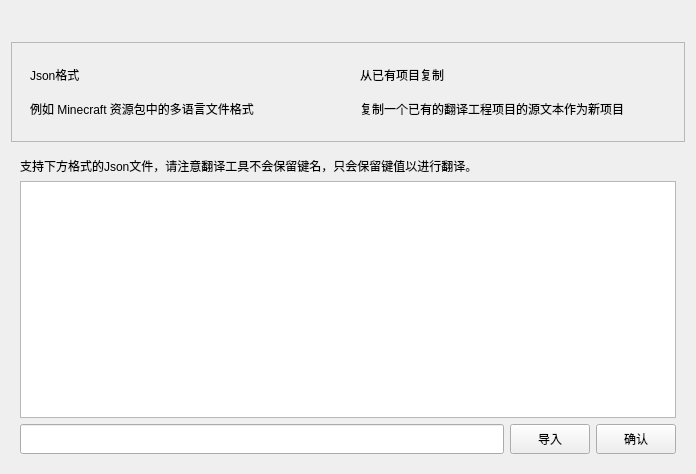
<?xml version="1.0" encoding="UTF-8"?>
<ui version="4.0">
 <class>Form</class>
 <widget class="QWidget" name="Form">
  <property name="geometry">
   <rect>
    <x>0</x>
    <y>0</y>
    <width>696</width>
    <height>474</height>
   </rect>
  </property>
  <property name="windowTitle">
   <string>Form</string>
  </property>
  <layout class="QVBoxLayout" name="verticalLayout">
   <property name="topMargin">
    <number>42</number>
   </property>
   <item>
    <widget class="SmoothScrollArea" name="SmoothScrollArea">
     <property name="minimumSize">
      <size>
       <width>0</width>
       <height>100</height>
      </size>
     </property>
     <property name="maximumSize">
      <size>
       <width>16777215</width>
       <height>100</height>
      </size>
     </property>
     <property name="widgetResizable">
      <bool>true</bool>
     </property>
     <widget class="QWidget" name="scrollAreaWidgetContents">
      <property name="geometry">
       <rect>
        <x>0</x>
        <y>0</y>
        <width>676</width>
        <height>98</height>
       </rect>
      </property>
      <layout class="QVBoxLayout" name="verticalLayout_4">
       <item>
        <layout class="QHBoxLayout" name="horizontalLayout">
         <item>
          <widget class="SimpleCardWidget" name="SimpleCardWidget_Json">
           <layout class="QVBoxLayout" name="verticalLayout_2">
            <item>
             <widget class="SubtitleLabel" name="SubtitleLabel">
              <property name="text">
               <string>Json格式</string>
              </property>
             </widget>
            </item>
            <item>
             <widget class="BodyLabel" name="BodyLabel">
              <property name="text">
               <string>例如 Minecraft 资源包中的多语言文件格式</string>
              </property>
             </widget>
            </item>
           </layout>
          </widget>
         </item>
         <item>
          <widget class="SimpleCardWidget" name="SimpleCardWidget_Copy">
           <layout class="QVBoxLayout" name="verticalLayout_3">
            <item>
             <widget class="SubtitleLabel" name="SubtitleLabel_2">
              <property name="text">
               <string>从已有项目复制</string>
              </property>
             </widget>
            </item>
            <item>
             <widget class="BodyLabel" name="BodyLabel_2">
              <property name="text">
               <string>复制一个已有的翻译工程项目的源文本作为新项目</string>
              </property>
             </widget>
            </item>
           </layout>
          </widget>
         </item>
        </layout>
       </item>
      </layout>
     </widget>
    </widget>
   </item>
   <item>
    <widget class="PopUpAniStackedWidget" name="PopUpAniStackedWidget">
     <property name="currentIndex">
      <number>0</number>
     </property>
     <widget class="QWidget" name="page_Json">
      <layout class="QVBoxLayout" name="verticalLayout_5">
       <item>
        <widget class="BodyLabel" name="BodyLabel_Json">
         <property name="text">
          <string>支持下方格式的Json文件，请注意翻译工具不会保留键名，只会保留键值以进行翻译。</string>
         </property>
        </widget>
       </item>
       <item>
        <widget class="PlainTextEdit" name="PlainTextEdit_Json_Example">
         <property name="readOnly">
          <bool>true</bool>
         </property>
        </widget>
       </item>
       <item>
        <layout class="QHBoxLayout" name="horizontalLayout_2">
         <item>
          <widget class="LineEdit" name="LineEdit_Json_ImportFile">
           <property name="minimumSize">
            <size>
             <width>0</width>
             <height>30</height>
            </size>
           </property>
           <property name="maximumSize">
            <size>
             <width>16777215</width>
             <height>30</height>
            </size>
           </property>
           <property name="placeholderText">
            <string/>
           </property>
          </widget>
         </item>
         <item>
          <widget class="PushButton" name="PushButton_Json_ImportFile">
           <property name="minimumSize">
            <size>
             <width>0</width>
             <height>30</height>
            </size>
           </property>
           <property name="maximumSize">
            <size>
             <width>16777215</width>
             <height>30</height>
            </size>
           </property>
           <property name="text">
            <string>导入</string>
           </property>
          </widget>
         </item>
         <item>
          <widget class="PrimaryPushButton" name="PrimaryPushButton_Json_Create">
           <property name="minimumSize">
            <size>
             <width>0</width>
             <height>30</height>
            </size>
           </property>
           <property name="maximumSize">
            <size>
             <width>16777215</width>
             <height>30</height>
            </size>
           </property>
           <property name="text">
            <string>确认</string>
           </property>
          </widget>
         </item>
        </layout>
       </item>
      </layout>
     </widget>
     <widget class="QWidget" name="page_Copy"/>
    </widget>
   </item>
  </layout>
 </widget>
 <customwidgets>
  <customwidget>
   <class>PushButton</class>
   <extends>QPushButton</extends>
   <header>qfluentwidgets</header>
  </customwidget>
  <customwidget>
   <class>PrimaryPushButton</class>
   <extends>PushButton</extends>
   <header>qfluentwidgets</header>
  </customwidget>
  <customwidget>
   <class>CardWidget</class>
   <extends>QFrame</extends>
   <header>qfluentwidgets</header>
   <container>1</container>
  </customwidget>
  <customwidget>
   <class>SimpleCardWidget</class>
   <extends>CardWidget</extends>
   <header>qfluentwidgets</header>
   <container>1</container>
  </customwidget>
  <customwidget>
   <class>SmoothScrollArea</class>
   <extends>QScrollArea</extends>
   <header>qfluentwidgets</header>
   <container>1</container>
  </customwidget>
  <customwidget>
   <class>PopUpAniStackedWidget</class>
   <extends>QStackedWidget</extends>
   <header>qfluentwidgets</header>
   <container>1</container>
  </customwidget>
  <customwidget>
   <class>BodyLabel</class>
   <extends>QLabel</extends>
   <header>qfluentwidgets</header>
  </customwidget>
  <customwidget>
   <class>SubtitleLabel</class>
   <extends>QLabel</extends>
   <header>qfluentwidgets</header>
  </customwidget>
  <customwidget>
   <class>LineEdit</class>
   <extends>QLineEdit</extends>
   <header>qfluentwidgets</header>
  </customwidget>
  <customwidget>
   <class>PlainTextEdit</class>
   <extends>QPlainTextEdit</extends>
   <header>qfluentwidgets</header>
  </customwidget>
 </customwidgets>
 <resources/>
 <connections/>
</ui>
